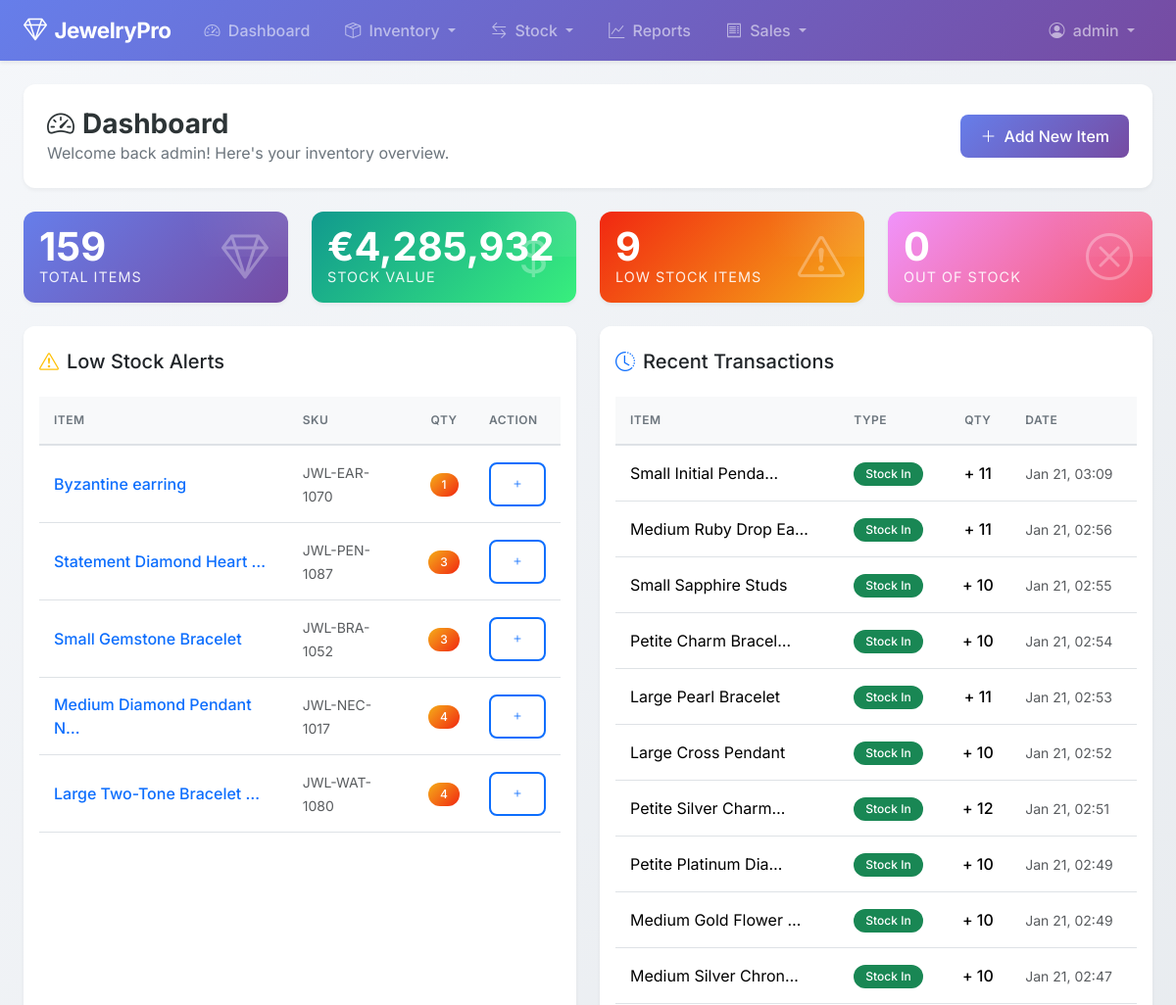
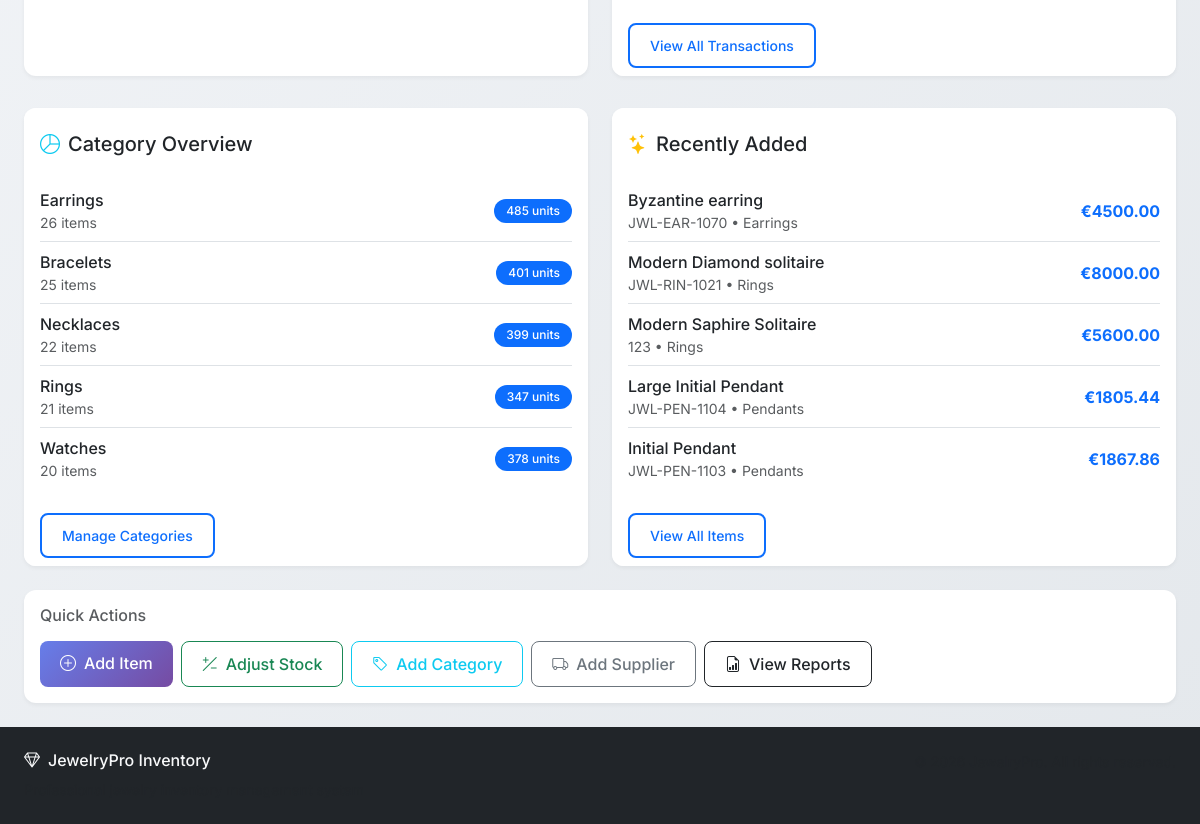
Page / (signed in) on the earlier database version (2 pictures, top to bottom).
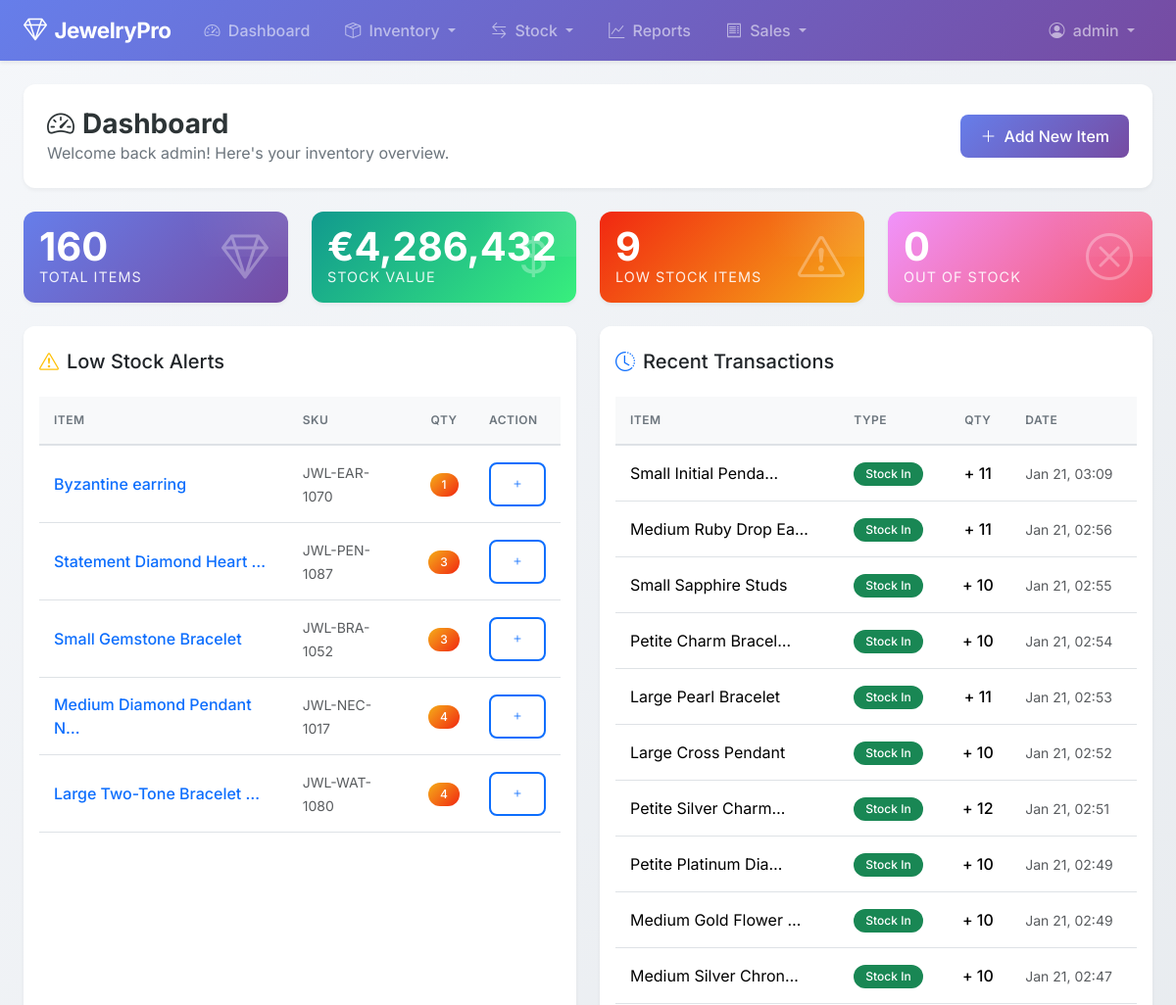
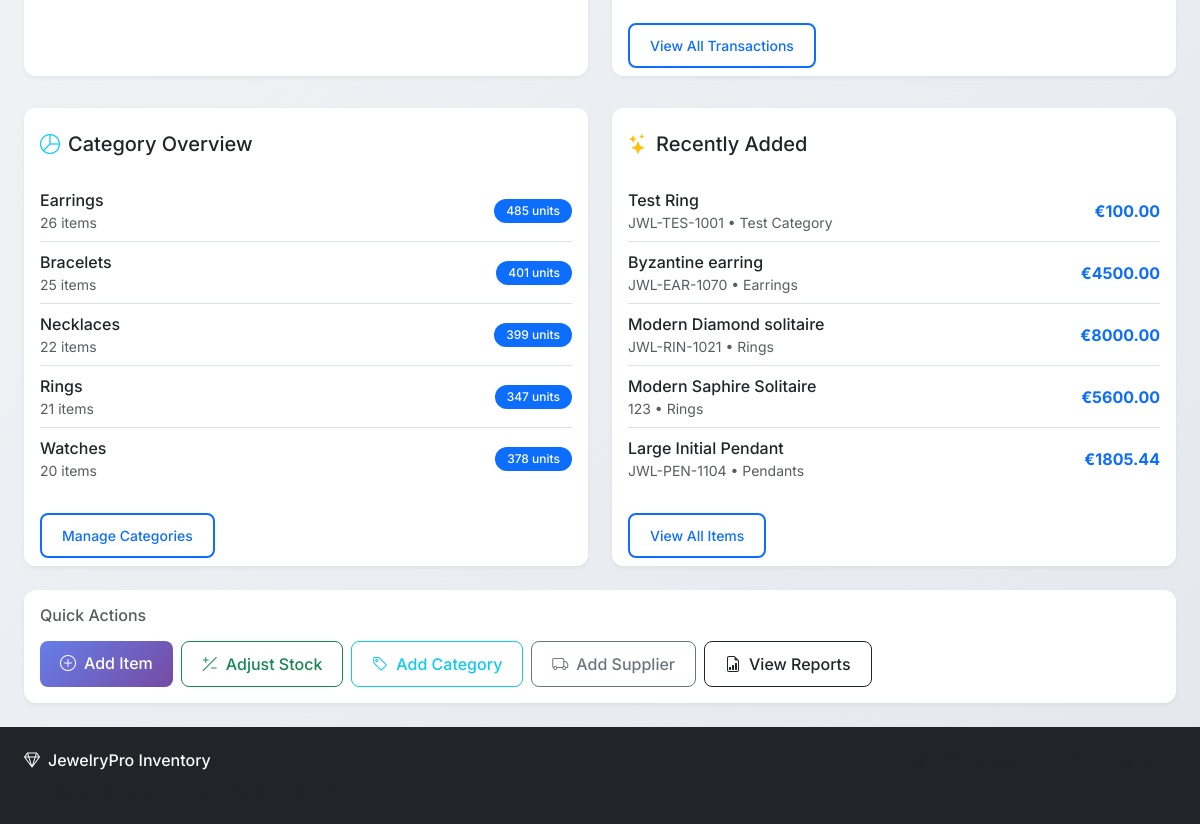
Same page on the later database version (2 pictures, top to bottom).
### inventory/models.py (models this page shows, shortened)
class JewelryItem(models.Model):
    METAL_CHOICES = [
        ('gold', 'Gold'),
        ('silver', 'Silver'),
        ('platinum', 'Platinum'),
        ('rose_gold', 'Rose Gold'),
        ('white_gold', 'White Gold'),
        ('mixed', 'Mixed Metals'),
        ('other', 'Other'),
    ]
    sku = models.CharField(max_length=50, unique=True, verbose_name="SKU", blank=True)
    name = models.CharField(max_length=200)
    description = models.TextField(blank=True)
    category = models.ForeignKey(
        Category,
        on_delete=models.PROTECT,
        related_name='items'
    )
    supplier = models.ForeignKey(
        Supplier,
        on_delete=models.SET_NULL,
        null=True,
        blank=True,
        related_name='items'
    )
    cost_price = models.DecimalField(
        max_digits=10,
        decimal_places=2,
        verbose_name="Cost Price (€)"
    )
    selling_price = models.DecimalField(
        max_digits=10,
        decimal_places=2,
        verbose_name="Selling Price (€)"
    )
    quantity = models.PositiveIntegerField(default=0)
    weight_grams = models.DecimalField(
        max_digits=8,
        decimal_places=2,
        null=True,
        blank=True,
        verbose_name="Weight (grams)"
    )
    metal_type = models.CharField(
        max_length=20,
        choices=METAL_CHOICES,
        blank=True
    )
    gemstone = models.CharField(max_length=100, blank=True)
    image = models.ImageField(
        upload_to='jewelry_images/',
        blank=True,
        null=True
    )
    barcode_image = models.ImageField(
        upload_to='barcodes/',
        blank=True,
        null=True,
        verbose_name="Barcode Image"
    )
    is_active = models.BooleanField(default=True)
    created_at = models.DateTimeField(auto_now_add=True)
    updated_at = models.DateTimeField(auto_now=True)
    class Meta:
        ordering = ['-created_at']
        verbose_name = "Jewelry Item"
        verbose_name_plural = "Jewelry Items"
    def get_absolute_url(self):
        return reverse('inventory:item_detail', kwargs={'pk': self.pk})
    @property
    def stock_value(self):
        return self.quantity * self.cost_price

class StockTransaction(models.Model):
    TRANSACTION_TYPES = [
        ('in', 'Stock In'),
        ('out', 'Stock Out'),
        ('adjustment', 'Adjustment'),
    ]
    item = models.ForeignKey(
        JewelryItem,
        on_delete=models.CASCADE,
        related_name='transactions'
    )
    user = models.ForeignKey(
        User,
        on_delete=models.SET_NULL,
        null=True
    )
    transaction_type = models.CharField(
        max_length=20,
        choices=TRANSACTION_TYPES
    )
    quantity = models.IntegerField()
    notes = models.TextField(blank=True)
    created_at = models.DateTimeField(auto_now_add=True)
    class Meta:
        ordering = ['-created_at']

class Category(models.Model):
    name = models.CharField(max_length=100, unique=True)
    description = models.TextField(blank=True)
    created_at = models.DateTimeField(auto_now_add=True)
    class Meta:
        verbose_name_plural = "Categories"
        ordering = ['name']

### inventory/views.py (the view)
# urls.py: path('', views.DashboardView.as_view(), name='dashboard'),
class DashboardView(LoginRequiredMixin, TemplateView):
    template_name = 'inventory/dashboard.html'
    def get_context_data(self, **kwargs):
        context = super().get_context_data(**kwargs)
        context['total_items'] = JewelryItem.objects.filter(is_active=True).count()
        context['total_categories'] = Category.objects.count()
        context['total_suppliers'] = Supplier.objects.count()
        items = JewelryItem.objects.filter(is_active=True)
        total_value = sum(item.stock_value for item in items)
        context['total_stock_value'] = total_value
        context['low_stock_items'] = JewelryItem.objects.filter(
            is_active=True,
            quantity__lte=5
        ).order_by('quantity')[:5]
        context['low_stock_count'] = JewelryItem.objects.filter(
            is_active=True,
            quantity__lte=5
        ).count()
        context['out_of_stock_count'] = JewelryItem.objects.filter(
            is_active=True,
            quantity=0
        ).count()
        context['recent_transactions'] = StockTransaction.objects.select_related(
            'item', 'user'
        ).order_by('-created_at')[:10]
        context['category_stats'] = Category.objects.annotate(
            item_count=Count('items', filter=Q(items__is_active=True)),
            total_quantity=Coalesce(Sum('items__quantity', filter=Q(items__is_active=True)), 0)
        ).order_by('-item_count')[:5]
        context['recent_items'] = JewelryItem.objects.filter(
            is_active=True
        ).order_by('-created_at')[:5]
        return context

### templates/inventory/dashboard.html (shortened to what the changed rows need)
{% extends 'base.html' %}
{% load humanize %}
{% block content %}
<div class="container-fluid px-4">
    <div class="page-header d-flex justify-content-between align-items-center">
        <div>
            <h1 class="page-title"><i class="bi bi-speedometer2 me-2"></i>Dashboard</h1>
        </div>
    </div>
    <div class="row g-4 mb-4">
        <div class="col-xl-3 col-md-6">
            <div class="card stat-card primary text-white">
                <div class="card-body">
                    <i class="bi bi-gem stat-icon"></i>
                    <div class="stat-value">{{ total_items|intcomma }}</div>
                    <div class="stat-label">Total Items</div>
                </div>
            </div>
        </div>
        <div class="col-xl-3 col-md-6">
            <div class="card stat-card success text-white">
                <div class="card-body">
                    <i class="bi bi-currency-dollar stat-icon"></i>
                    <div class="stat-value">€{{ total_stock_value|floatformat:0|intcomma }}</div>
                    <div class="stat-label">Stock Value</div>
                </div>
            </div>
        </div>
    </div>
    <div class="row g-4">
        <div class="col-lg-6">
            <div class="card h-100">
                <div class="card-body">
                    {% if low_stock_items %}
                    <div class="table-responsive">
                        <table class="table table-hover mb-0">
                            <thead>
                                <tr>
                                    <th>Item</th>
                                    <th>SKU</th>
                                    <th class="text-center">Qty</th>
                                    <th>Action</th>
                                </tr>
                            </thead>
                            <tbody>
                                {% for item in low_stock_items %}
                                <tr>
                                    <td>
                                        <a href="{{ item.get_absolute_url }}" class="text-decoration-none fw-medium">
                                            {{ item.name|truncatechars:25 }}
                                        </a>
                                    </td>
                                    <td><span class="text-muted small">{{ item.sku }}</span></td>
                                    <td class="text-center">
                                        <span
                                            class="badge {% if item.quantity == 0 %}badge-stock-out{% else %}badge-stock-low{% endif %}">
                                            {{ item.quantity }}
                                        </span>
                                    </td>
                                    <td>
                                        <a href="{% url 'inventory:stock_adjust' %}"
                                            class="btn btn-sm btn-outline-primary">
                                            <i class="bi bi-plus"></i>
                                        </a>
                                    </td>
                                </tr>
                                {% endfor %}
                            </tbody>
                        </table>
                    </div>
                    {% else %}
                    <div class="empty-state py-4">
                        <i class="bi bi-check-circle text-success"></i>
                        <p class="mb-0">All items are well stocked!</p>
                    </div>
                    {% endif %}
                </div>
            </div>
        </div>
        <div class="col-lg-6">
            <div class="card h-100">
                <div class="card-body">
                    {% if recent_transactions %}
                    <div class="table-responsive">
                        <table class="table table-hover mb-0">
                            <thead>
                                <tr>
                                    <th>Item</th>
                                    <th>Type</th>
                                    <th class="text-center">Qty</th>
                                    <th>Date</th>
                                </tr>
                            </thead>
                            <tbody>
                                {% for trans in recent_transactions %}
                                <tr>
                                    <td>{{ trans.item.name|truncatechars:20 }}</td>
                                    <td>
                                        <span
                                            class="badge bg-{% if trans.transaction_type == 'in' %}success{% elif trans.transaction_type == 'out' %}danger{% else %}secondary{% endif %}">
                                            {{ trans.get_transaction_type_display }}
                                        </span>
                                    </td>
                                    <td class="text-center fw-medium">
                                        {% if trans.transaction_type == 'in' %}
                                        +
                                        {% elif trans.transaction_type == 'out' %}
                                        -
                                        {% endif %}
                                        {{ trans.quantity }}
                                    </td>
                                    <td class="text-muted small">{{ trans.created_at|date:"M d, H:i" }}</td>
                                </tr>
                                {% endfor %}
                            </tbody>
                        </table>
                    </div>
                    {% else %}
                    <div class="empty-state py-4">
                        <i class="bi bi-inbox"></i>
                        <p class="mb-0">No recent transactions</p>
                    </div>
                    {% endif %}
                </div>
            </div>
        </div>
    </div>
    <div class="row g-4 mt-2">
        <div class="col-lg-6">
            <div class="card h-100">
                <div class="card-body">
                    {% if category_stats %}
                    <div class="list-group list-group-flush">
                        {% for cat in category_stats %}
                        <div class="list-group-item d-flex justify-content-between align-items-center px-0">
                            <div>
                                <span class="fw-medium">{{ cat.name }}</span>
                                <small class="text-muted d-block">{{ cat.item_count }} items</small>
                            </div>
                            <span class="badge bg-primary rounded-pill">{{ cat.total_quantity }} units</span>
                        </div>
                        {% endfor %}
                    </div>
                    {% else %}
                    <div class="empty-state py-4">
                        <i class="bi bi-tags"></i>
                        <p class="mb-0">No categories yet</p>
                    </div>
                    {% endif %}
                </div>
            </div>
        </div>
        <div class="col-lg-6">
            <div class="card h-100">
                <div class="card-body">
                    {% if recent_items %}
                    <div class="list-group list-group-flush">
                        {% for item in recent_items %}
                        <a href="{{ item.get_absolute_url }}"
                            class="list-group-item list-group-item-action d-flex justify-content-between align-items-center px-0">
                            <div>
                                <span class="fw-medium">{{ item.name|truncatechars:30 }}</span>
                                <small class="text-muted d-block">{{ item.sku }} • {{ item.category.name }}</small>
                            </div>
                            <span class="text-primary fw-bold">€{{ item.selling_price|floatformat:2 }}</span>
                        </a>
                        {% endfor %}
                    </div>
                    {% else %}
                    <div class="empty-state py-4">
                        <i class="bi bi-gem"></i>
                        <p class="mb-0">No items yet</p>
                    </div>
                    {% endif %}
                </div>
            </div>
        </div>
    </div>
</div>
{% endblock %}

Differences in the rows shown:
no longer on this page (row unchanged): JewelryItem: name "Initial Pendant", sku "JWL-PEN-1103", category.name "Pendants", selling_price "1867.86", shown under "Recently Added"
added JewelryItem: name "Test Ring", sku "JWL-TES-1001", category.name "Test Category", selling_price "100.00", shown under "Recently Added"
Other differences:
{{ total_items|intcomma }}: "159" → "160"
{{ total_stock_value|floatformat:0|intcomma }}: "4,285,932" → "4,286,432"
